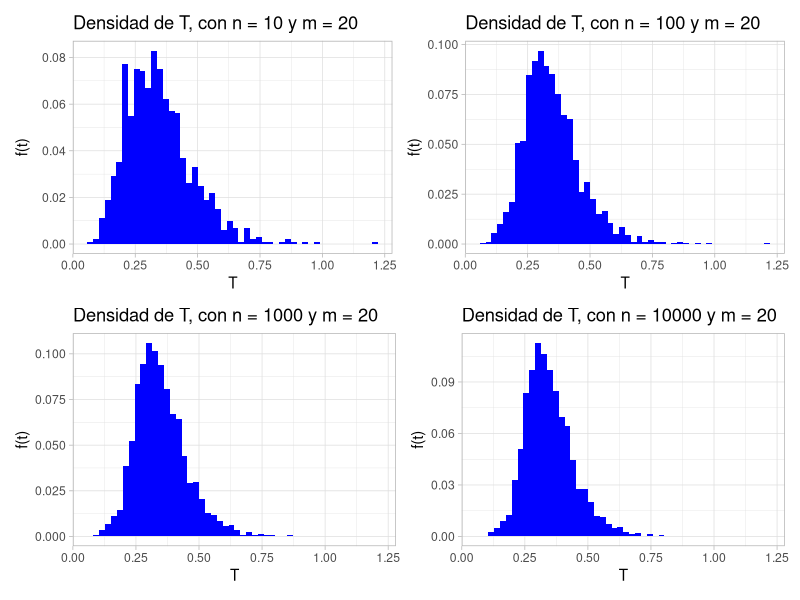
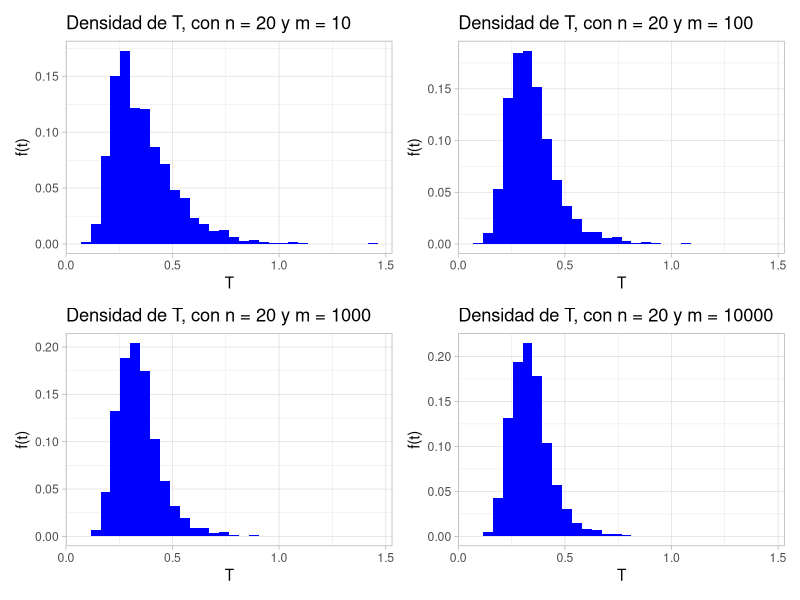
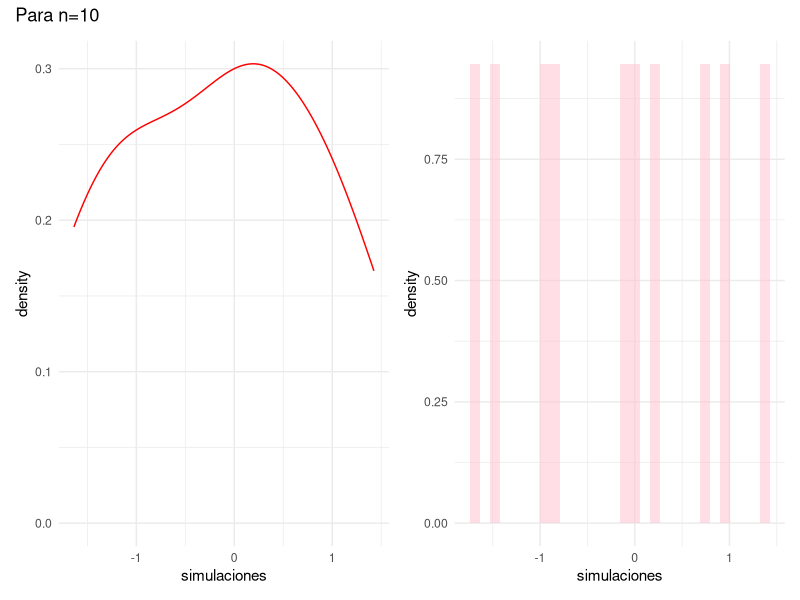
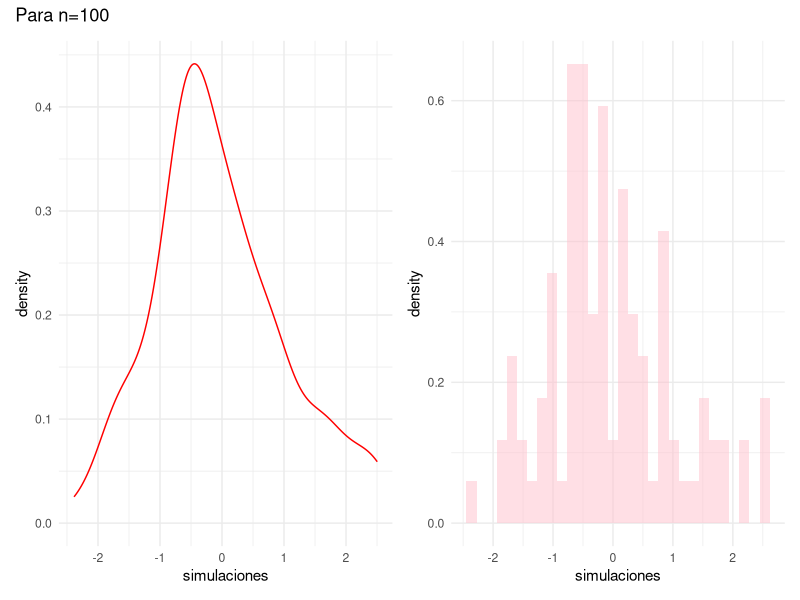
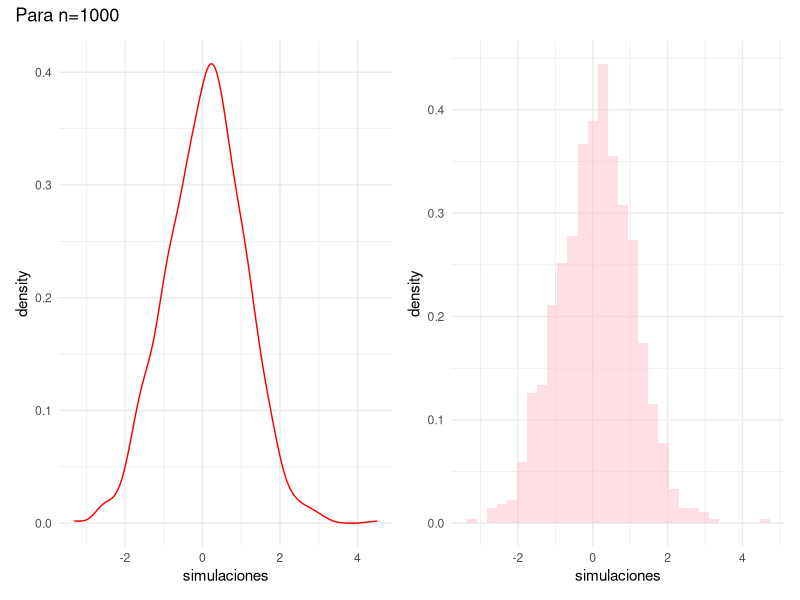
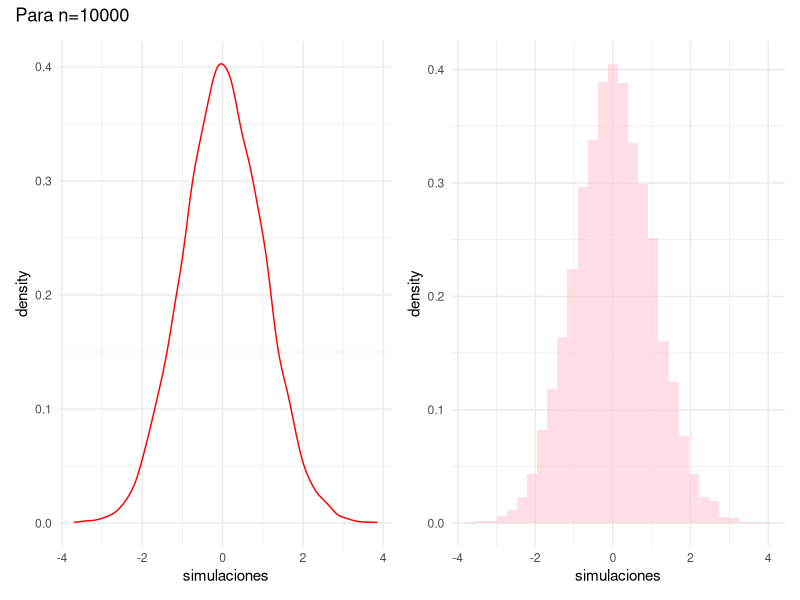
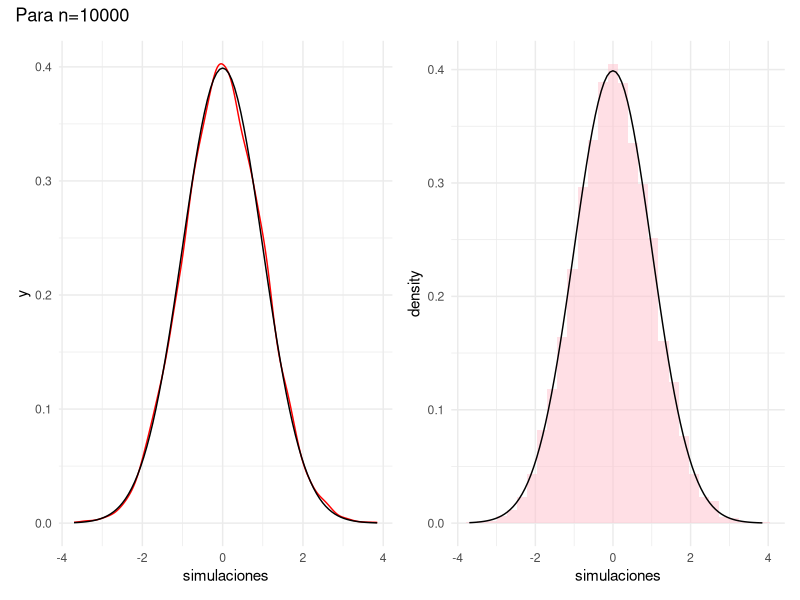
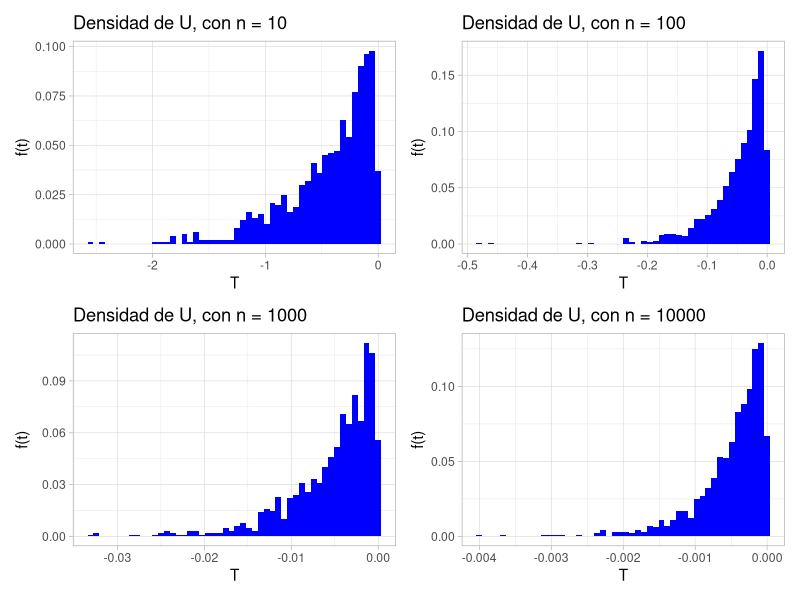

Write the R code that produced these figures, in order. (Note: a time limit stopped this script after it produced the figures.)
## ---- chunk 1
#| output: false
library(dplyr)
library(ggplot2)
library(patchwork)
set.seed(123)
## ---- chunk 2
m <- 20
## ---- chunk 3
#| warning: false
# Definimos el número de observaciones para cada variable aleatoria
m <- 20

# Simulamos varios valores de T y los almacenamos en un vector

n_sim <- 1000
T_sim <- c()
graph_list <- list()
n_values <- c(10, 100, 1000, 10000)

for (j in seq_along(n_values)) {
  n <- n_values[j]
  
  for (i in 1:n_sim) {
    X <- rexp(n, rate = 1/5)
    Y <- rexp(m, rate = 1/15)
    mu_X <- mean(X)
    mu_Y <- mean(Y)
    T <- mu_X / mu_Y
    T_sim <- c(T_sim, T)
  }
  
  # Gráfica de la distribución de T
  df1 <- data.frame(T_sim)
  grafica1 <- ggplot(df1, aes(x = T_sim)) +
    geom_histogram(aes(y = after_stat(count)/sum(after_stat(count))),
                   bins = 50, linewidth = 1, fill = "blue") +
    ggtitle(paste("Densidad de T, con n =", n, "y m =", m)) +
    ylab("f(t)") + xlab("T") + theme_light()
  
  graph_list[[j]] <- grafica1
}

(graph_list[[1]] | graph_list[[2]]) / (graph_list[[3]] | graph_list[[4]])
## ---- chunk 4
# Definimos el número de observaciones para cada variable aleatoria
n <- 20

# Simulamos varios valores de T y los almacenamos en un vector

n_sim <- 1000
T_sim <- c()
graph_list1 <- list()
m_values <- c(10, 100, 1000, 10000)

for (j in seq_along(m_values)) {
  m <- m_values[j]
  
  for (i in 1:n_sim) {
    X <- rexp(n, rate = 1/5)
    Y <- rexp(m, rate = 1/15)
    mu_X <- mean(X)
    mu_Y <- mean(Y)
    T <- mu_X / mu_Y
    T_sim <- c(T_sim, T)
  }
  
  # Gráfica de la distribución de T
  df1 <- data.frame(T_sim)
  grafica1 <- ggplot(df1, aes(x = T_sim)) +
    geom_histogram(aes(y = after_stat(count)/sum(after_stat(count))),
                   bins = 30, linewidth = 1, fill = "blue") +
    ggtitle(paste("Densidad de T, con n =", n, "y m =", m)) +
    ylab("f(t)") + xlab("T") + theme_light()
  
  graph_list1[[j]] <- grafica1
}

(graph_list1[[1]] | graph_list1[[2]]) / (graph_list1[[3]] | graph_list1[[4]])
  
## ---- chunk 5
#| warning: false


n<- 10

#Tomo las muestras aleatorias para X
X<- rnorm(n, 0, 1)

#Calculo las sumas de la X
suma_x<- sum(X) 
#El cuadrado de una normal estándar es ji cuadrada defino X^2 como Y
Y<- rchisq(n, 1)
#no creo que tomar estas muestras sirva por que no son los mismos valores de Xi y por eso no los voy a tomar 

#Encuentro el vector con los cuadrados de cada valor
cuadrados<- X^2
suma2_x <- sum(cuadrados)

#calculo el valor de U
U= (sqrt(n)*suma_x)/suma2_x

#Hago las simulaciones con n=10

n<- 10
U_sim <- numeric(n)
for(i in 1:n){
  X<-rnorm(n,0,1)
  suma_x<- sum(X) 
  cuadrados<- X^2
  suma2_x <- sum(cuadrados)
  U_sim[i]<-(sqrt(n)*suma_x)/suma2_x
}

#grafico
df_simuls10 <- data.frame(simulaciones= U_sim)
densidad10<-df_simuls10 %>% ggplot()+ geom_density(aes(x = simulaciones), color="red")+ theme_minimal()

grafica10<-df_simuls10 %>% ggplot()+ geom_histogram(aes(x=simulaciones, y=..density..), fill="pink", alpha=0.5)+theme_minimal()

graficas<-densidad10| grafica10 
graficas+  plot_annotation("Para n=10")
## ---- chunk 6
#| warning: false
#Hago las simulaciones con n=100

n<- 100
U_sim <- numeric(n)
for(i in 1:n){
  X<-rnorm(n,0,1)
  suma_x<- sum(X) 
  cuadrados<- X^2
  suma2_x <- sum(cuadrados)
  U_sim[i]<-(sqrt(n)*suma_x)/suma2_x
}

#grafico
df_simuls100 <- data.frame(simulaciones= U_sim)
densidad100<-df_simuls100 %>% ggplot()+ geom_density(aes(x = simulaciones), color="red")+ theme_minimal()

grafica100<-df_simuls100 %>% ggplot()+ geom_histogram(aes(x=simulaciones, y=..density..), fill="pink", alpha=0.5)+theme_minimal()

graficas<-densidad100| grafica100 
graficas+  plot_annotation("Para n=100")
## ---- chunk 7
#Hago las simulaciones con n=1000
#| warning: false

n<- 1000
U_sim <- numeric(n)
for(i in 1:n){
  X<-rnorm(n,0,1)
  suma_x<- sum(X) 
  cuadrados<- X^2
  suma2_x <- sum(cuadrados)
  U_sim[i]<-(sqrt(n)*suma_x)/suma2_x
}

#grafico
df_simuls1000 <- data.frame(simulaciones= U_sim)
densidad1000<-df_simuls1000 %>% ggplot()+ geom_density(aes(x = simulaciones), color="red")+ theme_minimal()

grafica1000<-df_simuls1000 %>% ggplot()+ geom_histogram(aes(x=simulaciones, y=..density..), fill="pink", alpha=0.5)+theme_minimal()

graficas<-densidad1000| grafica1000 
graficas+  plot_annotation("Para n=1000")
## ---- chunk 8
#Hago las simulaciones con n=10000
#| warning: false

n<- 10000
U_sim <- numeric(n)
for(i in 1:n){
  X<-rnorm(n,0,1)
  suma_x<- sum(X) 
  cuadrados<- X^2
  suma2_x <- sum(cuadrados)
  U_sim[i]<-(sqrt(n)*suma_x)/suma2_x
}

#grafico
df_simuls10000 <- data.frame(simulaciones= U_sim)
densidad10000<-df_simuls10000 %>% ggplot()+ geom_density(aes(x = simulaciones), color="red")+ theme_minimal()

grafica10000<-df_simuls10000 %>% ggplot()+ geom_histogram(aes(x=simulaciones, y=..density..), fill="pink", alpha=0.5)+theme_minimal()

graficas<-densidad10000| grafica10000 
graficas+  plot_annotation("Para n=10000")
## ---- chunk 9
#grafico
#| warning: false
df_simuls10000 <- data.frame(simulaciones= U_sim)
densidad10000<-df_simuls10000 %>% ggplot()+ geom_density(aes(x = simulaciones), color="red")+ stat_function(fun=dnorm, args=list(mean=0, sd=1))+theme_minimal()

grafica10000<-df_simuls10000 %>% ggplot()+ geom_histogram(aes(x=simulaciones, y=..density..), fill="pink", alpha=0.5)+ stat_function(fun=dnorm, args=list(mean=0, sd=1))+theme_minimal()

graficas<-densidad10000| grafica10000 
graficas+  plot_annotation("Para n=10000")
## ---- chunk 10
# Simulamos varios valores de T y los almacenamos en un vector
#| warning: false


n_sim <- 1000
U_sim <- numeric(n_sim)
n_values <- c(10, 100, 1000, 10000)

for (j in seq_along(n_values)) {
  n <- n_values[j]
  
  for (i in 1:n_sim) {
    X <- runif(n,min=0,max=5)
    M <- max(X)
    U_sim[i] <- M - 5
  }
  
  # Gráfica de la distribución de u
  df1 <- data.frame(U_sim)
  grafica1 <- ggplot(df1, aes(x = U_sim)) +
    geom_histogram(aes(y = after_stat(count)/sum(after_stat(count))),
                   bins = 50, linewidth = 1, fill = "blue") +
    ggtitle(paste("Densidad de U, con n =", n)) +
    ylab("f(t)") + xlab("T") + theme_light()
  
  graph_list[[j]] <- grafica1
}

(graph_list[[1]] | graph_list[[2]]) / (graph_list[[3]] | graph_list[[4]])

## ---- chunk 11
#| warning: false



caras_del_dado <- 1:6
num_dados <- 3


num_sim <- 100000
vector_simuls <- c()
for(i in 1:num_sim){
  simulacion <- sample(x = caras_del_dado, size = num_dados, replace = TRUE)
  valor_simulacion <- sum(simulacion)
  vector_simuls <- c(vector_simuls,valor_simulacion)
}

## ---- chunk 12
str(vector_simuls)
# Define the values of n to use
n_values <- c(100, 1000, 10000, 100000)

#| warning: false
# Create an empty list to store the graphs
graph_list <- list()

# Use a for loop to create the graphs and store them in the list
for (i in 1:length(n_values)) {
  n <- n_values[i]
  
  df <- data.frame(suma = vector_simuls[1:n])
  
  graph <- df %>% ggplot() +
    geom_histogram(aes(x = suma,
                       y=..count../sum(after_stat(count))),
                   linewidth=1, fill = "blue") +
    ggtitle(paste("Densidad de la suma n=", n)) +
    ylab("f") + xlab("suma") + theme_light()
  graph_list[[i]] <- graph
}

(graph_list[[1]] | graph_list[[2]]) / (graph_list[[3]] | graph_list[[4]])

str(vector_simuls)

simuls_satisfacen <- vector_simuls <= 3

satisfacen <- simuls_satisfacen[1:i]

proba_estimada <- sum(satisfacen)/length(satisfacen)
proba_estimada


probabilidades_estimadas <- c()
for(i in 1:length(simuls_satisfacen)){
  satisfacen <- simuls_satisfacen[1:i]
  proba_estimada <- sum(satisfacen)/length(satisfacen)
  probabilidades_estimadas <- c(probabilidades_estimadas, proba_estimada)
}
## ---- chunk 13
#| warning: false
print(paste("la proba estimada para 100 simulaciones es", probabilidades_estimadas[[100]]))
print(paste("la proba estimada para 1000 simulaciones es", probabilidades_estimadas[[1000]]))
print(paste("la proba estimada para 10000 simulaciones es", probabilidades_estimadas[[10000]]))
print(paste("la proba estimada para 100000 simulaciones es", probabilidades_estimadas[[100000]]))

## ---- chunk 14
df_probas <- data.frame(n = 1:length(simuls_satisfacen),
                        probabilidades = probabilidades_estimadas)

#| warning: false
df_probas %>% 
  ggplot() +
  geom_line(aes(x = n, y = probabilidades)) +
  ylab("probabilidades") + 
  xlab("n") +
  theme_light()


## ---- chunk 15
#| warning: false



numeracion <- 1:7
num_bolas <- 7


num_sim <- 100000
vector_simuls <- c()
for(i in 1:num_sim){
  simulacion <- sample(x = numeracion, size = 2, replace = FALSE)
  valor_simulacion <- sum(simulacion)
  vector_simuls <- c(vector_simuls,valor_simulacion)
}

str(vector_simuls)
# Define the values of n to use
## ---- chunk 16
#| warning: false

n_values <- c(100, 1000, 10000, 100000)

# Create an empty list to store the graphs
graph_list <- list()

# Use a for loop to create the graphs and store them in the list
for (i in 1:length(n_values)) {
  n <- n_values[i]
  df <- data.frame(suma = vector_simuls[1:n])
  graph <- df %>% ggplot() +
    geom_histogram(aes(x = suma,
                       y=..count../sum(after_stat(count))),
                   linewidth=1, fill = "blue") +
    ggtitle(paste("Densidad de la suma n=", n)) +
    ylab("f") + xlab("suma") + theme_light()
  graph_list[[i]] <- graph
}

(graph_list[[1]] | graph_list[[2]]) / (graph_list[[3]] | graph_list[[4]])

str(vector_simuls)

simuls_satisfacen <- vector_simuls <= 10

satisfacen <- simuls_satisfacen[1:i]

proba_estimada <- sum(satisfacen)/length(satisfacen)
proba_estimada


probabilidades_estimadas <- c()
for(i in 1:length(simuls_satisfacen)){
  satisfacen <- simuls_satisfacen[1:i]
  proba_estimada <- sum(satisfacen)/length(satisfacen)
  probabilidades_estimadas <- c(probabilidades_estimadas, proba_estimada)
}
## ---- chunk 17
#| warning: false
#| 
print(paste("la proba estimada para 100 simulaciones es", probabilidades_estimadas[[100]]))
print(paste("la proba estimada para 1000 simulaciones es", probabilidades_estimadas[[1000]]))
print(paste("la proba estimada para 10000 simulaciones es", probabilidades_estimadas[[10000]]))
print(paste("la proba estimada para 100000 simulaciones es", probabilidades_estimadas[[100000]]))

## ---- chunk 18
df_probas <- data.frame(n = 1:length(simuls_satisfacen),
                        probabilidades = probabilidades_estimadas)

df_probas %>% 
  ggplot() +
  geom_line(aes(x = n, y = probabilidades)) +
  ylab("probabilidades") + 
  xlab("n") +
  theme_light()

## ---- chunk 19
#| warning: false


numeracion <- 1:7
num_bolas <- 7

num_sim <- 100000
vector_simuls <- c()
for(i in 1:num_sim){
  simulacion <- sample(x = numeracion, size = 2, replace = TRUE)
  valor_simulacion <- sum(simulacion)
  vector_simuls <- c(vector_simuls,valor_simulacion)
}

str(vector_simuls)
# Define the values of n to use
## ---- chunk 20
n_values <- c(100, 1000, 10000, 100000)

# Create an empty list to store the graphs
graph_list <- list()

# Use a for loop to create the graphs and store them in the list
for (i in 1:length(n_values)) {
  n <- n_values[i]
  df <- data.frame(suma = vector_simuls[1:n])
  graph <- df %>% ggplot() +
    geom_histogram(aes(x = suma,
                       y=..count../sum(after_stat(count))),
                   linewidth=1, fill = "blue") +
    ggtitle(paste("Densidad de la suma n=", n)) +
    ylab("f") + xlab("suma") + theme_light()
  graph_list[[i]] <- graph
}

(graph_list[[1]] | graph_list[[2]]) / (graph_list[[3]] | graph_list[[4]])

str(vector_simuls)

simuls_satisfacen <- vector_simuls <= 10

satisfacen <- simuls_satisfacen[1:i]

proba_estimada <- sum(satisfacen)/length(satisfacen)
proba_estimada


probabilidades_estimadas <- c()
for(i in 1:length(simuls_satisfacen)){
  satisfacen <- simuls_satisfacen[1:i]
  proba_estimada <- sum(satisfacen)/length(satisfacen)
  probabilidades_estimadas <- c(probabilidades_estimadas, proba_estimada)
}

## ---- chunk 21
print(paste("la proba estimada para 100 simulaciones es", probabilidades_estimadas[[100]]))
print(paste("la proba estimada para 1000 simulaciones es", probabilidades_estimadas[[1000]]))
print(paste("la proba estimada para 10000 simulaciones es", probabilidades_estimadas[[10000]]))
print(paste("la proba estimada para 100000 simulaciones es", probabilidades_estimadas[[100000]]))

## ---- chunk 22
df_probas <- data.frame(n = 1:length(simuls_satisfacen),
                        probabilidades = probabilidades_estimadas)

df_probas %>% 
  ggplot() +
  geom_line(aes(x = n, y = probabilidades)) +
  ylab("probabilidades") + 
  xlab("n") +
  theme_light()

## ---- chunk 23
#| warning: false


claves <- 1:50

num_sim <- 100000
vector_simuls <- c()
for(i in 1:num_sim){
  simulacion <- sample(x = claves, size = 50, replace = FALSE)
  valor_simulacion <- sum(simulacion==claves)
  vector_simuls <- c(vector_simuls,valor_simulacion)
}

str(vector_simuls)
## ---- chunk 24
n_values <- c(100, 1000, 10000, 100000)
## ---- chunk 25
graph_list <- list()
## ---- chunk 26
#| warning: false
for (i in 1:length(n_values)) {
  n <- n_values[i]
  df <- data.frame(suma = vector_simuls[1:n])
  graph <- df %>% ggplot() +
    geom_histogram(aes(x = suma,
                       y=after_stat(count)/sum(after_stat(count))),
                   linewidth=1, fill = "blue") +
    ggtitle(paste("Densidad de la suma n=", n)) +
    ylab("f") + xlab("suma") + theme_light()
  graph_list[[i]] <- graph
}

## ---- chunk 27
#| warning: false
(graph_list[[1]] | graph_list[[2]]) / (graph_list[[3]] | graph_list[[4]])
## ---- chunk 28
#| warning: false
str(vector_simuls)

simuls_satisfacen <- vector_simuls <= 15

satisfacen <- simuls_satisfacen[1:i]

proba_estimada <- sum(satisfacen)/length(satisfacen)
proba_estimada

## ---- chunk 29
#| warning: false
probabilidades_estimadas <- c()
for(i in 1:length(simuls_satisfacen)){
  satisfacen <- simuls_satisfacen[1:i]
  proba_estimada <- sum(satisfacen)/length(satisfacen)
  probabilidades_estimadas <- c(probabilidades_estimadas, proba_estimada)
}

print(paste("la proba estimada para 100 simulaciones es", probabilidades_estimadas[[100]]))
print(paste("la proba estimada para 1000 simulaciones es", probabilidades_estimadas[[1000]]))
print(paste("la proba estimada para 10000 simulaciones es", probabilidades_estimadas[[10000]]))
print(paste("la proba estimada para 100000 simulaciones es", probabilidades_estimadas[[100000]]))

## ---- chunk 30
df_probas <- data.frame(n = 1:length(simuls_satisfacen),
                        probabilidades = probabilidades_estimadas)

df_probas %>% 
  ggplot() +
  geom_line(aes(x = n, y = probabilidades)) +
  ylab("probabilidades") + 
  xlab("n") +
  theme_light()
## ---- chunk 31
#| warning: false
#Comienzo haciendo una sola simulación

suma_unif <- 0
N <-0
#para encontarr un valor de N
while (suma_unif < 1) {
  #tomo las muestras 
  Xu <- runif(1, min=0, max=1)
  #En N voy contando la cantidad de veces que corre el while
  N<-N+1
  suma_unif<- suma_unif + Xu
}

#sigo con las simulaciones para distintos valores de N
#para n=100
n <- 100
N_sim<- numeric(n)
for(i in 1:n){
  suma_unif <- 0
  N <-0
  while (suma_unif < 1) {
    Xu <- runif(1, min=0, max=1)
    N<-N+1
    suma_unif<- suma_unif + Xu
  }
  N_sim[i]<- N
}
#para hacer el data frame saco la probabilidad en cada punto
df_simunif100 <- data.frame(table(N_sim)/n )
colnames(df_simunif100)<- c('N', 'Probabilidad')
#head(df_simunif100)
func_masa100 <-ggplot(data=df_simunif100)+
geom_bar(aes(x= N, y= Probabilidad ),stat = 'identity', fill='blue') +
labs(title="Para n=100")+
theme_minimal()
func_masa100

## ---- chunk 32
#| warning: false
#sigo con las simulaciones para distintos valores de N
#para n=1000
n <- 1000
N_sim<- numeric(n)
for(i in 1:n){
  suma_unif <- 0
  N <-0
  while (suma_unif < 1) {
    Xu <- runif(1, min=0, max=1)
    N<-N+1
    suma_unif<- suma_unif + Xu
  }
  N_sim[i]<- N
}
#para hacer el data frame saco la probabilidad en cada punto
df_simunif1000 <- data.frame(table(N_sim)/n )
colnames(df_simunif1000)<- c('N', 'Probabilidad')
#head(df_simunif)
func_masa1000 <- df_simunif1000 %>%ggplot()+
geom_bar(aes(x= N, y= Probabilidad ),stat = 'identity', fill='blue') +
labs(title="Para n=1000")+
theme_minimal()
func_masa1000
## ---- chunk 33
#| warning: false
#sigo con las simulaciones para distintos valores de N
#para n=10000
n <- 10000
N_sim<- numeric(n)
for(i in 1:n){
  suma_unif <- 0
  N <-0
  while (suma_unif < 1) {
    Xu <- runif(1, min=0, max=1)
    N<-N+1
    suma_unif<- suma_unif + Xu
  }
  N_sim[i]<- N
}
#para hacer el data frame saco la probabilidad en cada punto
df_simunif10000 <- data.frame(table(N_sim)/n )
colnames(df_simunif10000)<- c('N', 'Probabilidad')
#head(df_simunif)
func_masa10000 <-ggplot(data=df_simunif10000)+
geom_bar(aes(x= N, y= Probabilidad ),stat = 'identity', fill='blue') +
labs(title="Para n=10000")+
theme_minimal()
func_masa10000
## ---- chunk 34
#| warning: false
#para n=100000
n <- 100000
N_sim<- numeric(n)
for(i in 1:n){
  suma_unif <- 0
  N <-0
  while (suma_unif < 1) {
    Xu <- runif(1, min=0, max=1)
    N<-N+1
    suma_unif<- suma_unif + Xu
  }
  N_sim[i]<- N
}
#para hacer el data frame saco la probabilidad en cada punto
df_simunif100000 <- data.frame(table(N_sim)/n )
colnames(df_simunif100000)<- c('N', 'Probabilidad')
#head(df_simunif)
func_masa100000 <-ggplot(data=df_simunif100000)+
geom_bar(aes(x= N, y= Probabilidad ),stat = 'identity', fill='blue') +
labs(title="Para n=100000")+
theme_minimal()
func_masa100000
## ---- chunk 35
#| warning: false
grafjuntas<- (func_masa100/ func_masa10000)| (func_masa1000/func_masa100000)
grafjuntas+ plot_annotation("Funciones masa")+plot_layout(widths = c(2,2))
## ---- chunk 36
#| warning: false
#hago simulaciones para n=10, es de lo único que todavía no tengo probabilidades calculadas
n <- 10
N_sim<- numeric(n)
for(i in 1:n){
  suma_unif <- 0
  N <-0
  while (suma_unif < 1) {
    Xu <- runif(1, min=0, max=1)
    N<-N+1
    suma_unif<- suma_unif + Xu
  }
  N_sim[i]<- N
}
#para hacer el data frame saco la probabilidad en cada punto
df_simunif10 <- data.frame(table(N_sim)/n )
colnames(df_simunif10)<- c('N', 'Probabilidad')
#calculo el valor esperado con su formula para n=10
#Primero debo asegurarme que el tipo de datos del data frame sea el correcto para poder operar con ellos
df_simunif10$N <- as.numeric(as.character(df_simunif10$N))
df_simunif10$Probabilidad <- as.numeric(df_simunif10$Probabilidad)
ve10<- sum(df_simunif10$N * df_simunif10$Probabilidad)
#Valor esperado n=100
df_simunif100$N <- as.numeric(as.character(df_simunif100$N))
df_simunif100$Probabilidad <- as.numeric(df_simunif100$Probabilidad)
ve100<- sum(df_simunif100$N * df_simunif100$Probabilidad)
#Valor esperado n=1000
df_simunif1000$N <- as.numeric(as.character(df_simunif1000$N))
df_simunif1000$Probabilidad <- as.numeric(df_simunif1000$Probabilidad)
ve1000<- sum(df_simunif1000$N * df_simunif1000$Probabilidad)
#valor esperado n=10000
df_simunif10000$N <- as.numeric(as.character(df_simunif10000$N))
df_simunif10000$Probabilidad <- as.numeric(df_simunif10000$Probabilidad)
ve10000<- sum(df_simunif10000$N * df_simunif10000$Probabilidad)
#valor esperado n=100000
df_simunif100000$N <- as.numeric(as.character(df_simunif100000$N))
df_simunif100000$Probabilidad <- as.numeric(df_simunif100000$Probabilidad)
ve100000<- sum(df_simunif100000$N * df_simunif100000$Probabilidad)
#pongo todos los valores del valor esperado en un vector y también los de n en otro
n <- c(10, 100, 1000, 10000, 100000)
EN<-c(ve10, ve100, ve1000, ve100000, ve100000)
#voy a crear un dataframe para guardad mis resultados
df_valor_esperado <- data.frame(n, EN)
df_valor_esperado

grafvaloresperado<-df_valor_esperado %>% ggplot(aes(x= n, y=EN, group=1)) + geom_line()+ geom_point()+theme_minimal()+labs(title = "E(N) para los distintos valores de n")

grafvaloresperado
## ---- chunk 37
#Simulaciones para n=100
n<-100
X2_sim<-numeric(10000)
for(i in 1:10000){
  X<-runif(n, min=0, max=1)
  X<-sort(X)
  X2_sim[i]<-X[2]
}
#grafico
df_simx2100 <- data.frame(simulaciones= X2_sim/10000)
densidadx2100<-df_simx2100 %>% ggplot()+ geom_density(aes(x = simulaciones), color="red")+ theme_minimal()

graficax2100<-df_simx2100 %>% ggplot()+ geom_histogram(aes(x=simulaciones, y=..density..), fill="pink", alpha=0.5)+theme_minimal()

graficas<-densidadx2100| graficax2100
graficas100<-graficas+  plot_annotation("Para n=100")
graficas100
## ---- chunk 38
#Simulaciones para n=1000
n<-1000
X2_sim<-numeric(10000)
for(i in 1:10000){
  X<-runif(n, min=0, max=1)
  X<-sort(X)
  X2_sim[i]<-X[2]
}
#grafico
df_simx21000 <- data.frame(simulaciones= X2_sim)
densidadx21000<-df_simx21000 %>% ggplot()+ geom_density(aes(x = simulaciones), color="red")+ theme_minimal()

graficax21000<-df_simx21000 %>% ggplot()+ geom_histogram(aes(x=simulaciones, y=..density..), fill="pink", alpha=0.5)+theme_minimal()

graficas<-densidadx21000| graficax21000
graficas1000<-graficas+  plot_annotation("Para n=1000")
graficas1000
## ---- chunk 39
#Simulaciones para n=10000
n<-10000
X2_sim<-numeric(10000)
for(i in 1:10000){
  X<-runif(n, min=0, max=1)
  X<-sort(X)
  X2_sim[i]<-X[2]
}
#grafico
df_simx210000 <- data.frame(simulaciones= X2_sim)
densidadx210000<-df_simx210000 %>% ggplot()+ geom_density(aes(x = simulaciones), color="red")+ theme_minimal()

graficax210000<-df_simx210000 %>% ggplot()+ geom_histogram(aes(x=simulaciones, y=..density..), fill="pink", alpha=0.5)+theme_minimal()

graficas<-densidadx210000| graficax210000
graficas10000<-graficas+  plot_annotation("Para n=10000")
graficas10000
## ---- chunk 40
#Simulaciones para n=100000
n<-100000
X2_sim<-numeric(10000)
for(i in 1:10000){
  X<-runif(n, min=0, max=1)
  X<-sort(X)
  X2_sim[i]<-X[2]
}
#grafico
df_simx2100000 <- data.frame(simulaciones= X2_sim)
densidadx2100000<-df_simx2100000 %>% ggplot()+ geom_density(aes(x = simulaciones), color="red")+ theme_minimal()

graficax2100000<-df_simx2100000 %>% ggplot()+ geom_histogram(aes(x=simulaciones, y=..density..), fill="pink", alpha=0.5)+theme_minimal()

graficas<- densidadx2100000| graficax2100000
graficas100000<-graficas+  plot_annotation("Para n=100000")
graficas100000
## ---- chunk 41
graficafinal<-(graficas100)/(graficas1000)/(graficas10000)/(graficas100000) + plot_annotation(title = 'Función de densidad aproximada de X(2)')
graficafinal
## ---- chunk 42
#grafico
n<-10000
densidadjun<- densidadx210000+ stat_function(fun=dbeta, args=list(shape1=2,shape2=n-1))
  
graficajun<-graficax210000+ stat_function(fun=dbeta, args=list(shape1=2,shape2=n-1))

graficasjun<-densidadjun| graficajun
graficasjun<-graficasjun+  plot_annotation("Comparando con la distribución Beta")
graficasjun
## ---- chunk 43
#| warning: false
graph_list<-list()
densidad_list<-list()
n_values <- c(100, 1000,10000,100000)


a=-1
b=1
esperanza <- (a+b)/2
varianza <- ((b-a)**2)/12

for (i in 1:length(n_values)){
  n <- n_values[i]
  
  simulaciones <- replicate(10000, {
    Xmediana <- median(runif(n, min=a,max=b))
    (Xmediana - esperanza) / sqrt(varianza/n)
  })
  
  df_simuls <- data.frame(simulaciones = simulaciones)
  densidad1 <- df_simuls %>% ggplot() +
    geom_density(aes(x = simulaciones), color = "red", size = 1) +
    stat_function(fun = dnorm, args = list(mean = 0, sd = 1)) +
    theme_minimal()
  densidad1
  
  grafica1 <- df_simuls %>% ggplot() +
    geom_histogram(aes(x = simulaciones, y = ..density..), 
                   size = 1, fill = "pink", alpha = 0.5) +
    stat_function(fun = dnorm, args = list(mean = 0, sd = 1)) +
    theme_minimal()
  
  grafica1
  graph_list[[i]] <- grafica1
  densidad_list[[i]] <- densidad1
  
}

(graph_list[[1]] | graph_list[[2]]) / (graph_list[[3]] | graph_list[[4]])

(densidad_list[[1]] | densidad_list[[2]]) / (densidad_list[[3]] | densidad_list[[4]])



## ---- chunk 44
#| warning: false

set.seed(1234)

graph_list<-list()
densidad_list<-list()

n_values <- c(100, 1000,10000,100000)

esperanza <- (-1+1)/2
varianza <- ((1+1)**2)/12

for (i in 1:length(n_values)){
  n <- n_values[i]
  
  simulaciones <- replicate(10000, {
    Xmean <-sum(c(runif(999,min=-1,max=1),runif(1,min=200,max=300)))/1000
    (Xmean - esperanza) / sqrt(varianza/n)
  })
  
  df_simuls <- data.frame(simulaciones = simulaciones)
  densidad1 <- df_simuls %>% ggplot() +
    geom_density(aes(x = simulaciones), color = "red", size = 1) +
    stat_function(fun = dnorm, args = list(mean = 0, sd = 1)) +
    theme_minimal()
  densidad1
  
  grafica1 <- df_simuls %>% ggplot() +
    geom_histogram(aes(x = simulaciones, y = ..density..), 
                   size = 1, fill = "pink", alpha = 0.5) +
    stat_function(fun = dnorm, args = list(mean = 0, sd = 1)) +
    theme_minimal()
  
  grafica1
  graph_list[[i]] <- grafica1
  densidad_list[[i]] <- densidad1
  
}

(graph_list[[1]] | graph_list[[2]]) / (graph_list[[3]] | graph_list[[4]])
(densidad_list[[1]] | densidad_list[[2]]) / (densidad_list[[3]] | densidad_list[[4]])

## ---- chunk 45
#| warning: false
graph_list<-list()
densidad_list<-list()
n_values <- c(100, 1000,10000,100000)
lambda <- 1
esperanza <- 1/lambda
varianza <- 1/(lambda**2)

for (i in 1:length(n_values)){
  n <- n_values[i]
  
  simulaciones <- replicate(10000, {
    Xmediana <- median(rexp(n, rate = lambda))
    (Xmediana - esperanza) / sqrt(varianza/n)
  })
  
  df_simuls <- data.frame(simulaciones = simulaciones)
  densidad1 <- df_simuls %>% ggplot() +
    geom_density(aes(x = simulaciones), color = "red", size = 1) +
    stat_function(fun = dnorm, args = list(mean = 0, sd = 1)) +
    theme_minimal()
  densidad1
  
  grafica1 <- df_simuls %>% ggplot() +
    geom_histogram(aes(x = simulaciones, y = ..density..), 
                   size = 1, fill = "pink", alpha = 0.5) +
    stat_function(fun = dnorm, args = list(mean = 0, sd = 1)) +
    theme_minimal()
  
  grafica1
  graph_list[[i]] <- grafica1
  densidad_list[[i]] <- densidad1
  
  }
  
(graph_list[[1]] | graph_list[[2]]) / (graph_list[[3]] | graph_list[[4]])
(densidad_list[[1]] | densidad_list[[2]]) / (densidad_list[[3]] | densidad_list[[4]])


## ---- chunk 46
#| warning: false
n_sims <- 10000
n_vals <- c(100, 1000, 10000, 100000)
## ---- chunk 47
#| warning: false
for (n in n_vals) {
  x_bar_vals <- numeric(n_sims)
  
  for (i in 1:n_sims) {
    x_vals <- rt(n, df=1)
    x_bar_vals[i] <- mean(x_vals)
  }
  
  plot(density(x_bar_vals), main=paste("Densidad de probabilidad de X̄ para n =", n))
}
## ---- chunk 48
#| warning: false

p1 <- plot(density(x_bar_vals), main="Densidad de probabilidad de X̄ para n = 100")
p2 <- plot(density(x_bar_vals), main="Densidad de probabilidad de X̄ para n = 1000")
p3 <- plot(density(x_bar_vals), main="Densidad de probabilidad de X̄ para n = 10000")
p4 <- plot(density(x_bar_vals), main="Densidad de probabilidad de X̄ para n = 100000")

p1 + p2 + p3 + p4

## ---- chunk 49
#| warning: false


num_simulaciones <- 100000
vector_simuls <- c()
for (i in 1:num_simulaciones) {
  dado1 <- sample(c(1,2,3,4,5,6), 1, replace = TRUE)
  dado2 <- sample(c(1,2,3,4,5,6), 1, replace = TRUE)
  valor_simulacion <- sum(dado1,dado2)
  vector_simuls <- c(vector_simuls,valor_simulacion)
}

str(vector_simuls)
## ---- chunk 50
#| warning: false
n_values <- c(100000)

## ---- chunk 51
#| warning: false
graph_list <- list()
## ---- chunk 52
#| warning: false
for (i in 1:length(n_values)) {
  n <- n_values[i]
  df <- data.frame(suma = vector_simuls[1:n])
  graph <- df %>% ggplot() +
    geom_histogram(aes(x = suma,
                       y=after_stat(count)/sum(after_stat(count))),
                   linewidth=1, fill = "blue") +
    ggtitle(paste("Densidad de la suma n=", n)) +
    ylab("f") + xlab("suma") + theme_light()
  graph_list[[i]] <- graph
}

(graph_list[[1]])

str(vector_simuls)
## ---- chunk 53

#| warning: false

num_simulaciones <- 100000
vector_simuls <- c()
for (i in 1:num_simulaciones) {
  dado1 <- sample(c(5, 5, 5, 5, 5, 5), 1, replace = TRUE)
  dado2 <- sample(c(2, 2, 2, 6, 6, 6), 1, replace = TRUE)
  valor_simulacion <- sum(dado1,dado2)
  vector_simuls <- c(vector_simuls,valor_simulacion)
}

str(vector_simuls)
## ---- chunk 54
n_values <- c(100000)
## ---- chunk 55
graph_list <- list()
## ---- chunk 56
#| warning: false
for (i in 1:length(n_values)) {
  n <- n_values[i]
  df <- data.frame(suma = vector_simuls[1:n])
  graph <- df %>% ggplot() +
    geom_histogram(aes(x = suma,
                       y=after_stat(count)/sum(after_stat(count))),
                   linewidth=1, fill = "blue") +
    ggtitle(paste("Densidad de la suma n=", n)) +
    ylab("f") + xlab("suma") + theme_light()
  graph_list[[i]] <- graph
}

(graph_list[[1]])

str(vector_simuls)

## ---- chunk 57
#| warning: false


num_simulaciones <- 100000
vector_simuls <- c()
for (i in 1:num_simulaciones) {
  dado1 <- sample(c(1, 2, 2, 3, 3, 4), 1, replace = TRUE)
  dado2 <- sample(c(1, 3, 4, 5, 6, 8), 1, replace = TRUE)
  valor_simulacion <- sum(dado1,dado2)
  vector_simuls <- c(vector_simuls,valor_simulacion)
}

str(vector_simuls)
## ---- chunk 58
n_values <- c(100000)
## ---- chunk 59
graph_list <- list()
## ---- chunk 60
#| warning: false
for (i in 1:length(n_values)) {
  n <- n_values[i]
  df <- data.frame(suma = vector_simuls[1:n])
  graph <- df %>% ggplot() +
    geom_histogram(aes(x = suma,
                       y=after_stat(count)/sum(after_stat(count))),
                   linewidth=1, fill = "blue") +
    ggtitle(paste("Densidad de la suma n=", n)) +
    ylab("f") + xlab("suma") + theme_light()
  graph_list[[i]] <- graph
}

(graph_list[[1]])

str(vector_simuls)
